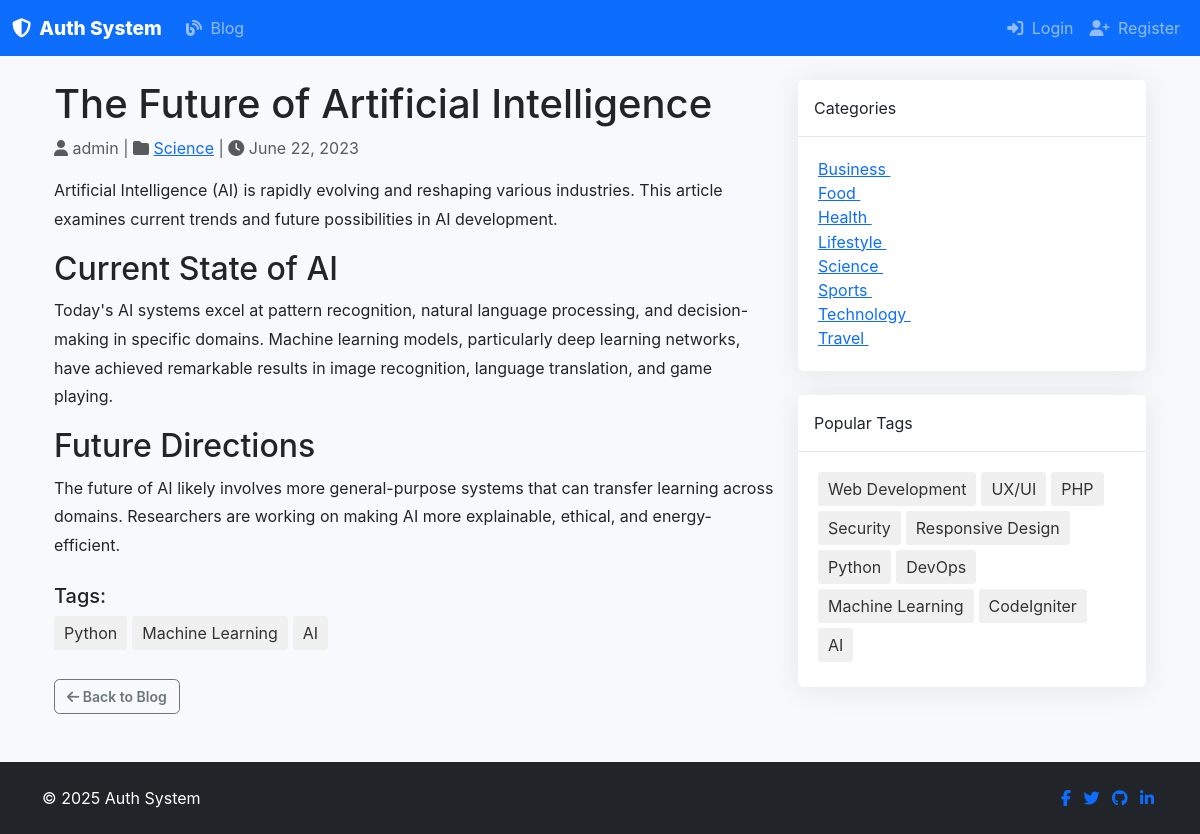
The app's page /blog/view/future-artificial-intelligence with its own data.
### tables this page shows
CREATE TABLE `posts` (
  `id` int(11) NOT NULL AUTO_INCREMENT,
  `user_id` int(11) NOT NULL,
  `category_id` int(11) DEFAULT NULL,
  `title` varchar(255) NOT NULL,
  `slug` varchar(255) NOT NULL,
  `content` text NOT NULL,
  `excerpt` text,
  `image_path` varchar(255) DEFAULT NULL,
  `status` enum('draft','published','archived') NOT NULL DEFAULT 'draft',
  `created_at` timestamp NOT NULL DEFAULT CURRENT_TIMESTAMP,
  `updated_at` timestamp NOT NULL DEFAULT CURRENT_TIMESTAMP ON UPDATE CURRENT_TIMESTAMP,
  PRIMARY KEY (`id`),
  UNIQUE KEY `slug` (`slug`),
  KEY `user_id` (`user_id`),
  KEY `category_id` (`category_id`),
  CONSTRAINT `posts_ibfk_1` FOREIGN KEY (`user_id`) REFERENCES `users` (`id`) ON DELETE CASCADE,
  CONSTRAINT `posts_ibfk_2` FOREIGN KEY (`category_id`) REFERENCES `categories` (`id`) ON DELETE SET NULL
);

CREATE TABLE `users` (
  `id` int(11) NOT NULL AUTO_INCREMENT,
  `username` varchar(255) NOT NULL,
  `email` varchar(255) NOT NULL,
  `password` varchar(255) NOT NULL,
  `role_id` int(11) NOT NULL DEFAULT 4,
  `created_at` timestamp NOT NULL DEFAULT CURRENT_TIMESTAMP,
  `updated_at` timestamp NOT NULL DEFAULT CURRENT_TIMESTAMP ON UPDATE CURRENT_TIMESTAMP,
  PRIMARY KEY (`id`),
  UNIQUE KEY `username` (`username`),
  UNIQUE KEY `email` (`email`),
  KEY `fk_user_role` (`role_id`),
  CONSTRAINT `fk_user_role` FOREIGN KEY (`role_id`) REFERENCES `roles` (`id`)
);

CREATE TABLE `categories` (
  `id` int(11) NOT NULL AUTO_INCREMENT,
  `name` varchar(100) NOT NULL,
  `slug` varchar(100) NOT NULL,
  `created_at` timestamp NOT NULL DEFAULT CURRENT_TIMESTAMP,
  `updated_at` timestamp NOT NULL DEFAULT CURRENT_TIMESTAMP ON UPDATE CURRENT_TIMESTAMP,
  PRIMARY KEY (`id`),
  UNIQUE KEY `name` (`name`),
  UNIQUE KEY `slug` (`slug`)
);

CREATE TABLE `tags` (
  `id` int(11) NOT NULL AUTO_INCREMENT,
  `name` varchar(50) NOT NULL,
  `slug` varchar(50) NOT NULL,
  `created_at` timestamp NOT NULL DEFAULT CURRENT_TIMESTAMP,
  `updated_at` timestamp NOT NULL DEFAULT CURRENT_TIMESTAMP ON UPDATE CURRENT_TIMESTAMP,
  PRIMARY KEY (`id`),
  UNIQUE KEY `name` (`name`),
  UNIQUE KEY `slug` (`slug`)
);

### application/controllers/Blog.php (called while the page is built, shortened)
<?php
class Blog extends CI_Controller {
    public function __construct() {
        $this->load->model('Post_model');
        $this->load->model('Category_model');
        $this->load->model('Tag_model');
        $this->load->library('pagination');
    }
    public function view($slug = NULL) {
        $post = $this->Post_model->get_post_by_slug($slug);
        $data = [
            'post' => $post,
            'categories' => $this->Category_model->get_categories_with_post_count(),
            'popular_tags' => $this->Tag_model->get_popular_tags(),
            'post_tags' => $this->Post_model->get_post_tags($post->id),
            'title' => $post->title
        ];
        $this->load->view('templates/header', $data);
        $this->load->view('blog/view', $data);
        $this->load->view('templates/footer');
    }
}

### index.php (called while the page is built, shortened)
<?php
require_once BASEPATH.'core/CodeIgniter.php';

### application/models/Post_model.php (called while the page is built, shortened)
<?php
class Post_model extends CI_Model {
    public function get_post_by_slug($slug) {
        $this->db->select('p.*, u.username as author, c.name as category_name, c.slug as category_slug');
        $this->db->from('posts p');
        $this->db->join('users u', 'u.id = p.user_id');
        $this->db->join('categories c', 'c.id = p.category_id', 'left');
        $this->db->where('p.slug', $slug);
        return $this->db->get()->row();
    }
    public function get_post_tags($post_id) {
        $this->db->select('t.*');
        $this->db->from('tags t');
        $this->db->join('post_tags pt', 'pt.tag_id = t.id');
        $this->db->where('pt.post_id', $post_id);
        return $this->db->get()->result();
    }
}

### application/models/Category_model.php (called while the page is built, shortened)
<?php
class Category_model extends CI_Model {
    public function get_categories_with_post_count() {
        $this->db->select('c.*, COUNT(p.id) as post_count');
        $this->db->from('categories c');
        $this->db->join('posts p', 'p.category_id = c.id AND p.status = "published"', 'left');
        $this->db->group_by('c.id');
        $this->db->order_by('c.name', 'ASC');
        return $this->db->get()->result();
    }
}

### application/models/Tag_model.php (called while the page is built, shortened)
<?php
class Tag_model extends CI_Model {
    public function get_popular_tags($limit = 10) {
        $this->db->select('t.*, COUNT(pt.post_id) as post_count');
        $this->db->from('tags t');
        $this->db->join('post_tags pt', 'pt.tag_id = t.id');
        $this->db->join('posts p', 'p.id = pt.post_id AND p.status = "published"');
        $this->db->group_by('t.id');
        $this->db->order_by('post_count', 'DESC');
        $this->db->limit($limit);
        return $this->db->get()->result();
    }
}

### application/views/blog/view.php (the view, shortened to what this page needs)
<div class="container mt-4">
    <div class="row">
        <div class="col-md-8">
            <article>
                <h1><?= $post->title ?></h1>
                <div class="text-muted mb-3">
                    <i class="fa fa-user"></i> <?= $post->author ?>
                    <?php if ($post->category_name): ?>
                        | <i class="fa fa-folder"></i> <a href="<?= site_url('blog/category/'.$post->category_slug) ?>"><?= $post->category_name ?></a>
                    <?php endif; ?>
                    | <i class="fa fa-clock"></i> <?= date('F j, Y', strtotime($post->created_at)) ?>
                </div>
                <div class="post-content">
                    <?= $post->content ?>
                </div>
                <?php if (!empty($post_tags)): ?>
                    <div class="post-tags mt-4">
                        <h5>Tags:</h5>
                        <div class="tag-cloud">
                            <?php foreach ($post_tags as $tag): ?>
                                <a href="<?= site_url('blog/tag/'.$tag->slug) ?>" class="tag">
                                    <?= $tag->name ?>
                                </a>
                            <?php endforeach; ?>
                        </div>
                    </div>
                <?php endif; ?>
            </article>
            <div class="post-navigation mt-4">
                <div class="row">
                    <div class="col-6">
                        <a href="<?= site_url('blog') ?>" class="btn btn-outline-secondary btn-sm">
                            <i class="fa fa-arrow-left"></i> Back to Blog
                        </a>
                    </div>
                </div>
            </div>
        </div>
        <div class="col-md-4">
            <div class="card mb-4">
                <div class="card-header">Categories</div>
                <div class="card-body">
                    <ul class="list-unstyled mb-0">
                        <?php foreach ($categories as $category): ?>
                            <li>
                                <a href="<?= site_url('blog/category/'.$category->slug) ?>">
                                    <?= $category->name ?>
                                    <span class="badge badge-secondary float-right"><?= $category->post_count ?></span>
                                </a>
                            </li>
                        <?php endforeach; ?>
                    </ul>
                </div>
            </div>
            <div class="card">
                <div class="card-header">Popular Tags</div>
                <div class="card-body">
                    <div class="tag-cloud">
                        <?php foreach ($popular_tags as $tag): ?>
                            <a href="<?= site_url('blog/tag/'.$tag->slug) ?>" class="tag">
                                <?= $tag->name ?>
                            </a>
                        <?php endforeach; ?>
                    </div>
                </div>
            </div>
        </div>
    </div>
</div>

### application/views/templates/header.php (style rules this page uses)
:root { --primary-color: #4e73df; --secondary-color: #858796; --success-color: #1cc88a; --info-color: #36b9cc; --warning-color: #f6c23e; --danger-color: #e74a3b; --light-color: #f8f9fc; --dark-color: #5a5c69; }
body { font-family: 'Nunito', -apple-system, BlinkMacSystemFont, 'Segoe UI', Roboto, 'Helvetica Neue', Arial, sans-serif; padding-top: 56px; background-color: #f8f9fc; }
.card { border: none; border-radius: 0.35rem; box-shadow: 0 0.15rem 1.75rem 0 rgba(58, 59, 69, 0.1); margin-bottom: 1.5rem; }
.card-header { background-color: white; border-bottom: 1px solid #e3e6f0; padding: 1rem; }
.card-body { padding: 1.25rem; }
.btn { border-radius: 0.35rem; padding: 0.375rem 0.75rem; font-weight: 600; }

### application/views/blog/view.php (style rules this page uses)
.tag-cloud { display: flex; flex-wrap: wrap; }
.tag { display: inline-block; margin-right: 5px; margin-bottom: 5px; padding: 5px 10px; background-color: #f0f0f0; border-radius: 3px; text-decoration: none; color: #333; }
.post-content { line-height: 1.8; }

### records on screen
posts: title "The Future of Artificial Intelligence", user.username "admin", category.name "Science", created_at "June 22, 2023", content "Artificial Intelligence (AI) is rapidly evolving and reshaping various industries. This article examines current trends and future possibilities in AI development. Current State of AI Today's AI systems excel at pattern recognition, natural language processing, and decision-making in specific domains. Machine learning models, particularly deep learning networks, have achieved remarkable results in image recognition, language translation, and game playing. Future Directions The future of AI likely involves more general-purpose systems that can transfer learning across domains. Researchers are working on making AI more explainable, ethical, and energy-efficient."
tags: name "Python"
tags: name "Machine Learning"
tags: name "AI"
categories: name "Business"
categories: name "Food"
categories: name "Health"
categories: name "Lifestyle"
categories: name "Science"
categories: name "Sports"
categories: name "Technology"
categories: name "Travel"
tags: name "Web Development"
tags: name "UX/UI"
tags: name "PHP"
tags: name "Security"
tags: name "Responsive Design"
tags: name "DevOps"
tags: name "CodeIgniter"
